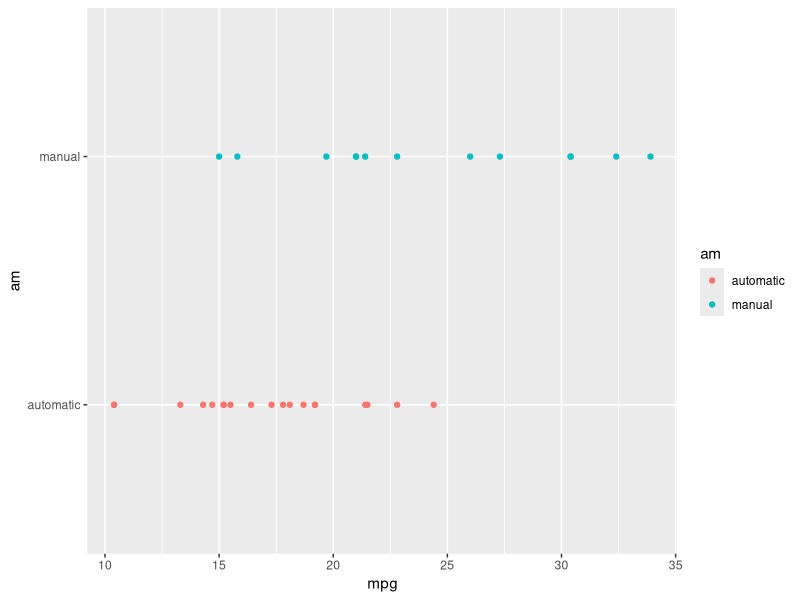
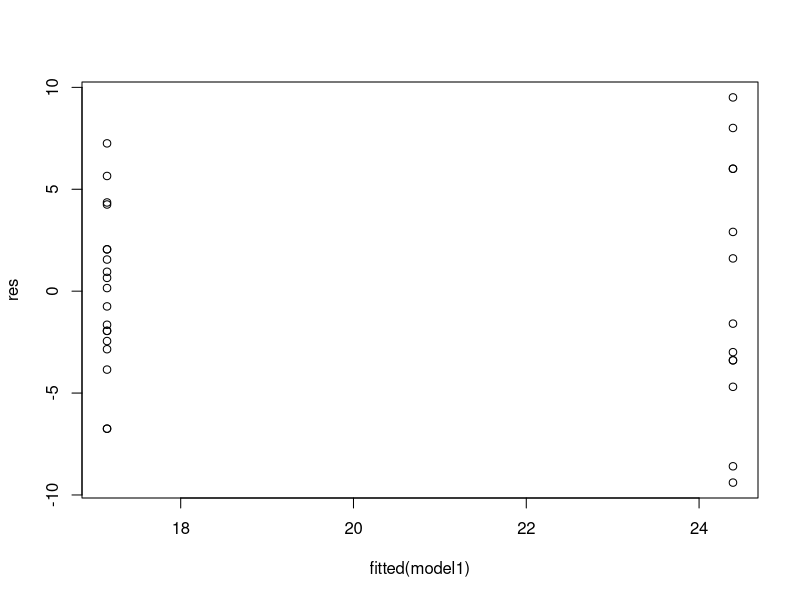
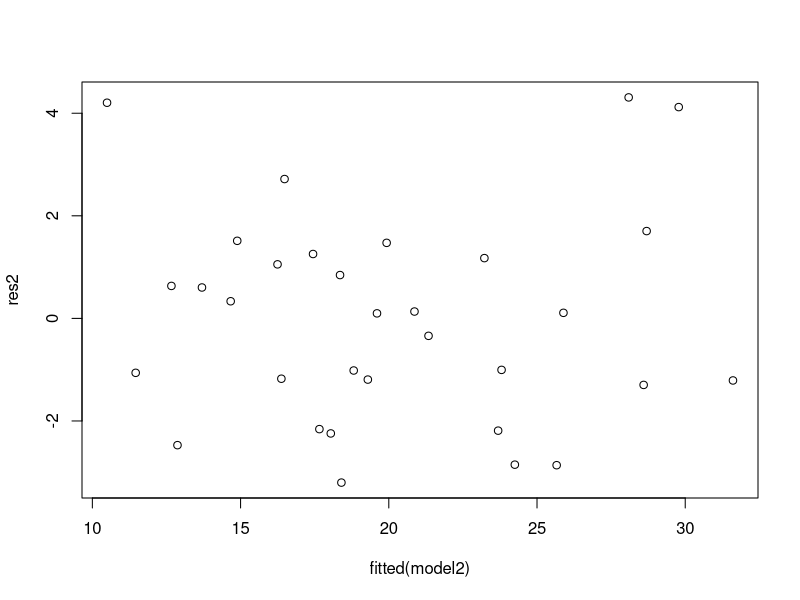

Source code (R) for these figures, in order:
## ---- chunk 1
knitr::opts_chunk$set(echo = TRUE, warning=FALSE, message=FALSE, fig.width=10, fig.height=5)
options(width=120)
## ---- chunk 2
library(ggplot2)
library(dplyr)
data(mtcars)

mtcars2<-mtcars


mtcars$am <- as.factor(mtcars$am)
levels(mtcars$am) <- c("automatic", "manual")
mtcars$cyl <- as.factor(mtcars$cyl)
mtcars$gear <- as.factor(mtcars$gear)
mtcars$vs <- as.factor(mtcars$vs)
levels(mtcars$vs) <- c("V", "S")

## ---- chunk 3

head(mtcars)
## ---- chunk 4
# Figure 1
ggplot(data = mtcars,   # set data
       mapping = aes(     # map aesthetics to column values
               x = mpg,           # map x-axis to age            
               y = am,         # map y-axis to weight
               color = am)
)+     # map color to age
        geom_point() 

## ---- chunk 5
# Correlation Test
cors <- cor(mtcars2$mpg, mtcars2)
orderedCors <- cors[,order(-abs(cors[1,]))]
orderedCors

## ---- chunk 6
# MODEL 1- TRANSMISSION TYPE

model1 <- lm(mpg ~ am, mtcars)
summary(model1)
res <- resid(model1)

#Residual Plot for Model 1
plot(fitted(model1), res)

## ---- chunk 7
# MODEL 2-All VARIABLES
model2 <- lm(mpg ~ ., mtcars)
summary(model2)
res2 <- resid(model2)

#Residual Plot for Model 2
plot(fitted(model2), res2)
